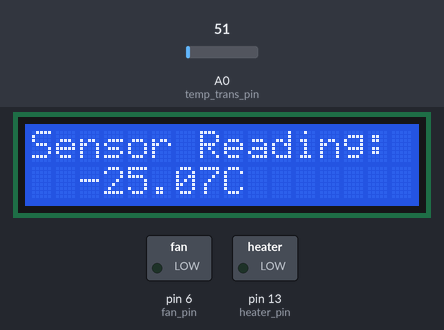
A sketch run on a simulated Arduino Uno, built with avr-gcc and run on an emulated ATmega328P. Parts: 16×2 character LCD, switched loads named in the sketch (green lamp = pin HIGH). The inputs (shaded band) are chosen by the test bench; at power-on: A0 (temp_trans_pin) = 51.

Above: at 3.2 s.
3.3 s: A0 (temp_trans_pin) set to 133
At 10.0 s:
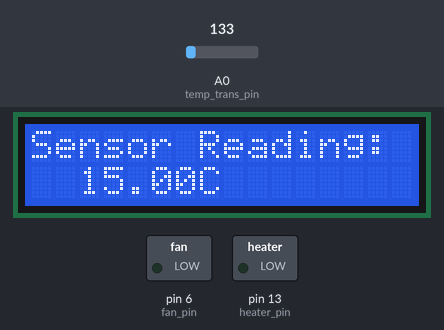
15.6 s: A0 (temp_trans_pin) set to 152
At 18.9 s:
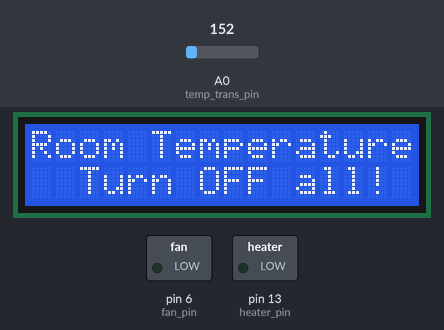
27.6 s: A0 (temp_trans_pin) set to 163
At 31.3 s:
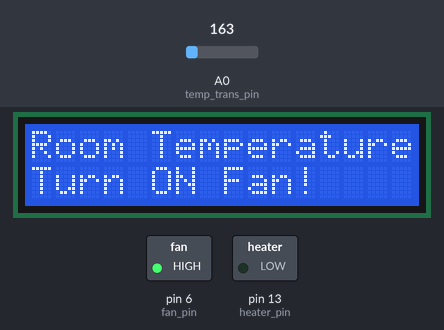
39.9 s: A0 (temp_trans_pin) set to 112
At 45.0 s:
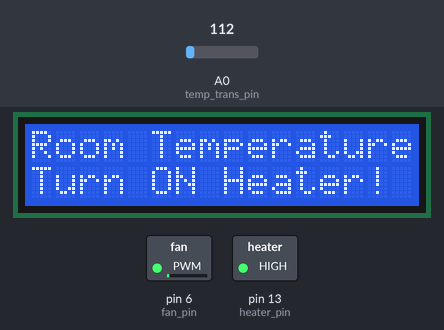
Timing chart, 0 to 52.8 s (numbered marks = the images above; inputs shaded):
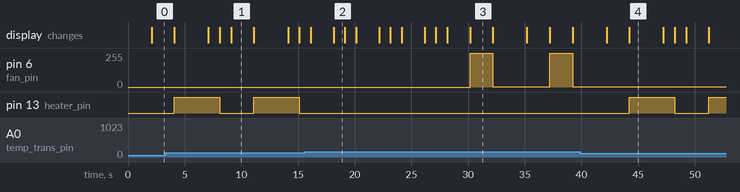

The sketch:

automatic_room_temperature_controller.ino
```cpp
const int temp_trans_pin = A0;
const int heater_pin = 13;
const int fan_pin = 6;

//Set the range of the desired temperature

float minTemp = 20, maxTemp = 25; //Room Temp [20-25]

#include<LiquidCrystal.h>

LiquidCrystal LCD (12, 11, 5, 4, 3 ,2);

void setup()
{
  LCD.begin(16, 2);
  pinMode(heater_pin, OUTPUT);
  pinMode(fan_pin, OUTPUT);

  LCD.print("Room Temperature(C): ");
  LCD.setCursor(2,1);
  LCD.print(minTemp);
  LCD.print("-");
  LCD.print(maxTemp);

  delay(2000);
}

void loop()
{
  float eqv_volt, sensorTemp;
  eqv_volt = analogRead(temp_trans_pin)*5.0/1023;
  sensorTemp = 100.0*eqv_volt-50.0;

  LCD.clear();
  LCD.print("Sensor Reading: ");
  LCD.setCursor(2,1);
  LCD.print(sensorTemp);
  LCD.print("C");

  delay(2000);

  if (sensorTemp > maxTemp)
  {
    LCD.clear();
    LCD.print("Room Temperature is HIGHER!");
    LCD.setCursor(0,1);
    LCD.print("Turn ON Fan!");
    for (int i = 0; i <= 255; i++)
    {
      analogWrite(fan_pin, i);
    }

    delay(2000);

    LCD.clear();
    LCD.print("Now Room Temperature is better!");
    LCD.setCursor(0,1);
    LCD.print("Turn OFF Fan!");
    for (int i = 255; i >= 0; i--)
    {
      analogWrite(fan_pin, 1);
    }

    delay(2000);
  }
  else if (sensorTemp < minTemp)
  {
    LCD.clear();
    LCD.print("Room Temperature is LOWER!");
    LCD.setCursor(0, 1);
    LCD.print("Turn ON Heater!");

    digitalWrite(heater_pin, HIGH);

    delay(3000);

    LCD.clear();
    LCD.print("Now Room Temperature is better!");
    LCD.setCursor(0,1);
    LCD.print("Turn OFF Heater!");

    delay(1000);

    digitalWrite(heater_pin, LOW);
    LCD.clear();
  }
  else if(sensorTemp > minTemp && sensorTemp < maxTemp)
  {
    LCD.clear();
    LCD.print("Room Temperature is normal!");
    LCD.setCursor(2,1);
    LCD.print("Turn OFF all!");
    delay(1000);
    LCD.clear();
  }
  else
  {
  	LCD.clear();
    LCD.print("Something went wrong!");
    LCD.setCursor(2,1);
    LCD.print("Recheck circuit connections!");
    delay(1000);
    LCD.clear();
  }
  delay(1000);
}
```

Measured:
- the behaviour switches between 143 and 144 on A0 (temp_trans_pin) (found by bisection; images 1 and 2)
- after the input at 15.6 s, pin 13 (heater_pin): stays LOW (without the input it goes to HIGH after 2.5 s)
- after the input at 27.6 s, pin 6 (fan_pin): alternates 255/255 for 2.0 s and 1/255 for 5.0 s, starting after 2.6 s
- after the input at 39.9 s, pin 6 (fan_pin): stays 1/255 (without the input it goes to 255/255 after 4.3 s); pin 13 (heater_pin): LOW → HIGH after 4.3 s, → LOW 4.0 s later, → HIGH 3.0 s later
- by itself, pin 13 (heater_pin): alternates HIGH for 4.0 s and LOW for 3.0 s
- what the display in image 1 shows lasts 2.0 s, from 9.1 s to 11.1 s
- what the display in image 2 shows lasts 1.0 s, from 18.1 s to 19.1 s
